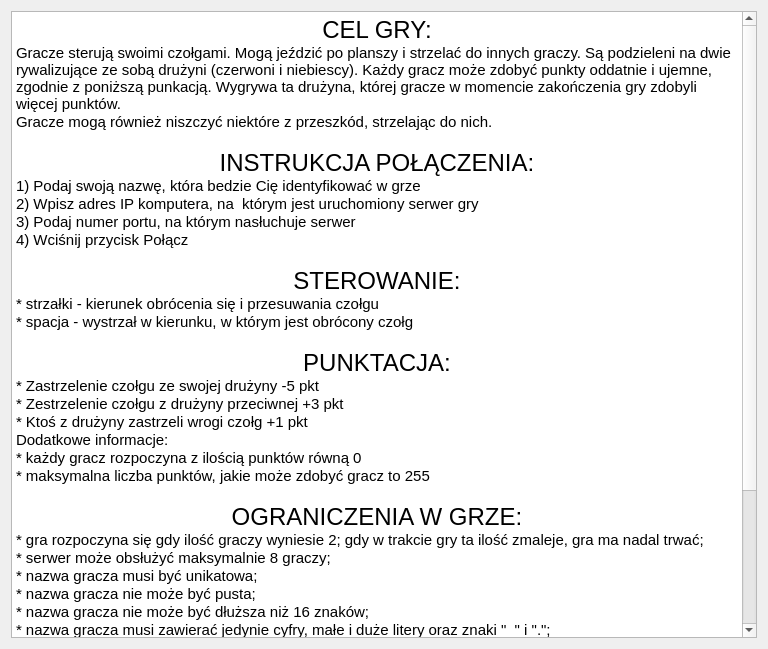
<?xml version="1.0" encoding="UTF-8"?>
<ui version="4.0">
 <class>Help</class>
 <widget class="QDialog" name="Help">
  <property name="geometry">
   <rect>
    <x>0</x>
    <y>0</y>
    <width>768</width>
    <height>649</height>
   </rect>
  </property>
  <property name="windowTitle">
   <string>Pomoc użytkownika</string>
  </property>
  <layout class="QGridLayout" name="gridLayout">
   <item row="0" column="0">
    <layout class="QVBoxLayout" name="helpLayout">
     <item>
      <widget class="QTextBrowser" name="helpHtml">
       <property name="html">
        <string>&lt;!DOCTYPE HTML PUBLIC &quot;-//W3C//DTD HTML 4.0//EN&quot; &quot;http://www.w3.org/TR/REC-html40/strict.dtd&quot;&gt;
&lt;html&gt;&lt;head&gt;&lt;meta name=&quot;qrichtext&quot; content=&quot;1&quot; /&gt;&lt;style type=&quot;text/css&quot;&gt;
p, li { white-space: pre-wrap; }
&lt;/style&gt;&lt;/head&gt;&lt;body style=&quot; font-family:'Ubuntu'; font-size:11pt; font-weight:400; font-style:normal;&quot;&gt;
&lt;p align=&quot;center&quot; style=&quot; margin-top:0px; margin-bottom:0px; margin-left:0px; margin-right:0px; -qt-block-indent:0; text-indent:0px;&quot;&gt;&lt;span style=&quot; font-size:18pt;&quot;&gt;CEL GRY:&lt;/span&gt;&lt;/p&gt;
&lt;p style=&quot; margin-top:0px; margin-bottom:0px; margin-left:0px; margin-right:0px; -qt-block-indent:0; text-indent:0px;&quot;&gt;Gracze sterują swoimi czołgami. Mogą jeździć po planszy i strzelać do innych graczy. Są podzieleni na dwie rywalizujące ze sobą drużyni (czerwoni i niebiescy). Każdy gracz może zdobyć punkty oddatnie i ujemne, zgodnie z poniższą punkacją. Wygrywa ta drużyna, której gracze w momencie zakończenia gry zdobyli więcej punktów.&lt;/p&gt;
&lt;p style=&quot; margin-top:0px; margin-bottom:0px; margin-left:0px; margin-right:0px; -qt-block-indent:0; text-indent:0px;&quot;&gt;Gracze mogą również niszczyć niektóre z przeszkód, strzelając do nich.&lt;/p&gt;
&lt;p style=&quot;-qt-paragraph-type:empty; margin-top:0px; margin-bottom:0px; margin-left:0px; margin-right:0px; -qt-block-indent:0; text-indent:0px;&quot;&gt;&lt;br /&gt;&lt;/p&gt;
&lt;p align=&quot;center&quot; style=&quot; margin-top:0px; margin-bottom:0px; margin-left:0px; margin-right:0px; -qt-block-indent:0; text-indent:0px;&quot;&gt;&lt;span style=&quot; font-size:18pt;&quot;&gt;INSTRUKCJA POŁĄCZENIA:&lt;/span&gt;&lt;/p&gt;
&lt;p style=&quot; margin-top:0px; margin-bottom:0px; margin-left:0px; margin-right:0px; -qt-block-indent:0; text-indent:0px;&quot;&gt;1) Podaj swoją nazwę, która bedzie Cię identyfikować w grze&lt;/p&gt;
&lt;p style=&quot; margin-top:0px; margin-bottom:0px; margin-left:0px; margin-right:0px; -qt-block-indent:0; text-indent:0px;&quot;&gt;2) Wpisz adres IP komputera, na  którym jest uruchomiony serwer gry&lt;/p&gt;
&lt;p style=&quot; margin-top:0px; margin-bottom:0px; margin-left:0px; margin-right:0px; -qt-block-indent:0; text-indent:0px;&quot;&gt;3) Podaj numer portu, na którym nasłuchuje serwer&lt;/p&gt;
&lt;p style=&quot; margin-top:0px; margin-bottom:0px; margin-left:0px; margin-right:0px; -qt-block-indent:0; text-indent:0px;&quot;&gt;4) Wciśnij przycisk Połącz&lt;/p&gt;
&lt;p style=&quot;-qt-paragraph-type:empty; margin-top:0px; margin-bottom:0px; margin-left:0px; margin-right:0px; -qt-block-indent:0; text-indent:0px;&quot;&gt;&lt;br /&gt;&lt;/p&gt;
&lt;p align=&quot;center&quot; style=&quot; margin-top:0px; margin-bottom:0px; margin-left:0px; margin-right:0px; -qt-block-indent:0; text-indent:0px;&quot;&gt;&lt;span style=&quot; font-size:18pt;&quot;&gt;STEROWANIE:&lt;/span&gt;&lt;/p&gt;
&lt;p style=&quot; margin-top:0px; margin-bottom:0px; margin-left:0px; margin-right:0px; -qt-block-indent:0; text-indent:0px;&quot;&gt;* strzałki - kierunek obrócenia się i przesuwania czołgu&lt;/p&gt;
&lt;p style=&quot; margin-top:0px; margin-bottom:0px; margin-left:0px; margin-right:0px; -qt-block-indent:0; text-indent:0px;&quot;&gt;* spacja - wystrzał w kierunku, w którym jest obrócony czołg&lt;/p&gt;
&lt;p style=&quot;-qt-paragraph-type:empty; margin-top:0px; margin-bottom:0px; margin-left:0px; margin-right:0px; -qt-block-indent:0; text-indent:0px;&quot;&gt;&lt;br /&gt;&lt;/p&gt;
&lt;p align=&quot;center&quot; style=&quot; margin-top:0px; margin-bottom:0px; margin-left:0px; margin-right:0px; -qt-block-indent:0; text-indent:0px;&quot;&gt;&lt;span style=&quot; font-size:18pt;&quot;&gt;PUNKTACJA:&lt;/span&gt;&lt;/p&gt;
&lt;p style=&quot; margin-top:0px; margin-bottom:0px; margin-left:0px; margin-right:0px; -qt-block-indent:0; text-indent:0px;&quot;&gt;* Zastrzelenie czołgu ze swojej drużyny -5 pkt&lt;/p&gt;
&lt;p style=&quot; margin-top:0px; margin-bottom:0px; margin-left:0px; margin-right:0px; -qt-block-indent:0; text-indent:0px;&quot;&gt;* Zestrzelenie czołgu z drużyny przeciwnej +3 pkt&lt;/p&gt;
&lt;p style=&quot; margin-top:0px; margin-bottom:0px; margin-left:0px; margin-right:0px; -qt-block-indent:0; text-indent:0px;&quot;&gt;* Ktoś z drużyny zastrzeli wrogi czołg +1 pkt&lt;/p&gt;
&lt;p style=&quot; margin-top:0px; margin-bottom:0px; margin-left:0px; margin-right:0px; -qt-block-indent:0; text-indent:0px;&quot;&gt;Dodatkowe informacje:&lt;/p&gt;
&lt;p style=&quot; margin-top:0px; margin-bottom:0px; margin-left:0px; margin-right:0px; -qt-block-indent:0; text-indent:0px;&quot;&gt;* każdy gracz rozpoczyna z ilością punktów równą 0&lt;/p&gt;
&lt;p style=&quot; margin-top:0px; margin-bottom:0px; margin-left:0px; margin-right:0px; -qt-block-indent:0; text-indent:0px;&quot;&gt;* maksymalna liczba punktów, jakie może zdobyć gracz to 255&lt;/p&gt;
&lt;p style=&quot;-qt-paragraph-type:empty; margin-top:0px; margin-bottom:0px; margin-left:0px; margin-right:0px; -qt-block-indent:0; text-indent:0px;&quot;&gt;&lt;br /&gt;&lt;/p&gt;
&lt;p align=&quot;center&quot; style=&quot; margin-top:0px; margin-bottom:0px; margin-left:0px; margin-right:0px; -qt-block-indent:0; text-indent:0px;&quot;&gt;&lt;span style=&quot; font-size:18pt;&quot;&gt;OGRANICZENIA W GRZE:&lt;/span&gt;&lt;/p&gt;
&lt;p style=&quot; margin-top:0px; margin-bottom:0px; margin-left:0px; margin-right:0px; -qt-block-indent:0; text-indent:0px;&quot;&gt;* gra rozpoczyna się gdy ilość graczy wyniesie 2; gdy w trakcie gry ta ilość zmaleje, gra ma nadal trwać;&lt;/p&gt;
&lt;p style=&quot; margin-top:0px; margin-bottom:0px; margin-left:0px; margin-right:0px; -qt-block-indent:0; text-indent:0px;&quot;&gt;* serwer może obsłużyć maksymalnie 8 graczy;&lt;/p&gt;
&lt;p style=&quot; margin-top:0px; margin-bottom:0px; margin-left:0px; margin-right:0px; -qt-block-indent:0; text-indent:0px;&quot;&gt;* nazwa gracza musi być unikatowa;&lt;/p&gt;
&lt;p style=&quot; margin-top:0px; margin-bottom:0px; margin-left:0px; margin-right:0px; -qt-block-indent:0; text-indent:0px;&quot;&gt;* nazwa gracza nie może być pusta;&lt;/p&gt;
&lt;p style=&quot; margin-top:0px; margin-bottom:0px; margin-left:0px; margin-right:0px; -qt-block-indent:0; text-indent:0px;&quot;&gt;* nazwa gracza nie może być dłuższa niż 16 znaków;&lt;/p&gt;
&lt;p style=&quot; margin-top:0px; margin-bottom:0px; margin-left:0px; margin-right:0px; -qt-block-indent:0; text-indent:0px;&quot;&gt;* nazwa gracza musi zawierać jedynie cyfry, małe i duże litery oraz znaki &amp;quot;_&amp;quot; i &amp;quot;.&amp;quot;;&lt;/p&gt;
&lt;p style=&quot; margin-top:0px; margin-bottom:0px; margin-left:0px; margin-right:0px; -qt-block-indent:0; text-indent:0px;&quot;&gt;* minimalny czas gry - 30 sekund;&lt;/p&gt;
&lt;p style=&quot; margin-top:0px; margin-bottom:0px; margin-left:0px; margin-right:0px; -qt-block-indent:0; text-indent:0px;&quot;&gt;* maksymalny czas gry - 10 minut;&lt;/p&gt;
&lt;p style=&quot;-qt-paragraph-type:empty; margin-top:0px; margin-bottom:0px; margin-left:0px; margin-right:0px; -qt-block-indent:0; text-indent:0px;&quot;&gt;&lt;br /&gt;&lt;/p&gt;
&lt;p align=&quot;center&quot; style=&quot; margin-top:0px; margin-bottom:0px; margin-left:0px; margin-right:0px; -qt-block-indent:0; text-indent:0px;&quot;&gt;&lt;span style=&quot; font-size:18pt;&quot;&gt;AUTORZY:&lt;/span&gt;&lt;/p&gt;
&lt;p style=&quot; margin-top:0px; margin-bottom:0px; margin-left:0px; margin-right:0px; -qt-block-indent:0; text-indent:0px;&quot;&gt;* Herman Katarzyna&lt;/p&gt;
&lt;p style=&quot; margin-top:0px; margin-bottom:0px; margin-left:0px; margin-right:0px; -qt-block-indent:0; text-indent:0px;&quot;&gt;* Bajorek Tomasz&lt;/p&gt;
&lt;p style=&quot; margin-top:0px; margin-bottom:0px; margin-left:0px; margin-right:0px; -qt-block-indent:0; text-indent:0px;&quot;&gt;* Bartocha Łukasz&lt;/p&gt;
&lt;p style=&quot; margin-top:0px; margin-bottom:0px; margin-left:0px; margin-right:0px; -qt-block-indent:0; text-indent:0px;&quot;&gt;* Drzazga Kamil&lt;/p&gt;
&lt;p align=&quot;center&quot; style=&quot; margin-top:0px; margin-bottom:0px; margin-left:0px; margin-right:0px; -qt-block-indent:0; text-indent:0px;&quot;&gt;&lt;img src=&quot;:/img/credits.png&quot; /&gt;&lt;/p&gt;&lt;/body&gt;&lt;/html&gt;</string>
       </property>
      </widget>
     </item>
    </layout>
   </item>
  </layout>
 </widget>
 <resources/>
 <connections/>
</ui>
